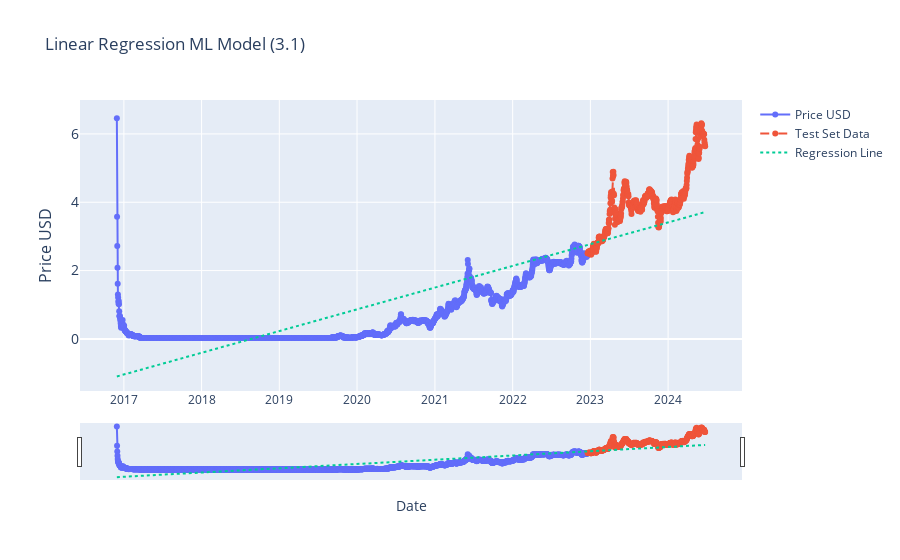

The cell this chart's notebook holds for it:
### Markdown cell above
### Regression modelling

### Code cell
# Linear Regression (3.1)

from sklearn.linear_model import LinearRegression
from sklearn.model_selection import train_test_split
import plotly.graph_objects as go
import pandas as pd
from ipywidgets import interact, DatePicker
import numpy as np

current_item['date_ordinal'] = current_item.index.map(pd.Timestamp.toordinal)
X = current_item['date_ordinal'].values.reshape(-1, 1)
y = current_item['price_usd'].values


# train test split (first 80% train, last 20% test)
split_point = int(len(X) * 0.80)  
X_train, X_test = X[:split_point], X[split_point:]
y_train, y_test = y[:split_point], y[split_point:]


# intialize the model (like initialising a variable)
model_lr = LinearRegression()
model_lr.fit(X, y)

# make predictions
y_pred = model_lr.predict(X)


def update_graph(start_date, end_date):
    # Filtering the data based on the date range
    mask = (df.index >= pd.to_datetime(start_date)) & (df.index <= pd.to_datetime(end_date))
    filtered_data = df.loc[mask]
    filtered_pred = y_pred[mask]

    # Creating the plot
    fig = go.Figure()
    fig.add_trace(go.Scatter(x=filtered_data.index[:split_point], y=filtered_data['price_usd'], mode='lines+markers', name='Price USD'))

     # Add the test set prices
    fig.add_trace(go.Scatter(x=filtered_data.index[split_point:], y=y_test, mode='lines+markers', name='Test Set Data', line=dict(dash='dash')))


    # Add the predicted prices
    fig.add_trace(go.Scatter(x=filtered_data.index, y=filtered_pred, mode='lines', name='Regression Line', line=dict(dash='dot')))

    # Formatting
    fig.update_layout(
        title='Linear Regression ML Model (3.1)',
        xaxis_title='Date',
        yaxis_title='Price USD',
        yaxis=dict(
            title='Price USD',
            titlefont_size=16,
            tickfont_size=14,
        ),
        xaxis=dict(  # Added lines for range slider
            rangeslider=dict(
                visible=True
            ),
            type="date"
        ),
        showlegend=True

        )

    fig.show()


# Creating interactive widgets for date selection
start_date_picker = DatePicker(description='Start Date', value=current_item.index[0], disabled=False)
end_date_picker = DatePicker(description='End Date', value=current_item.index[-1], disabled=False)

# Display the interactive widget
interact(update_graph, start_date=start_date_picker, end_date=end_date_picker)

### Figure 1 — Plotly figure (JSON) as saved in the notebook; plotly's stock layout.template omitted (floating-point values rounded to 4 significant figures; data arrays with more than 128 entries replaced by an {"elided": "..."} marker saying what was removed)
{"data": [{"mode": "lines+markers", "name": "Price USD", "type": "scatter", "x": {"elided": "2211 str values"}, "y": {"elided": "2764 float values"}}, {"line": {"dash": "dash"}, "mode": "lines+markers", "name": "Test Set Data", "type": "scatter", "x": {"elided": "553 str values"}, "y": {"elided": "553 float values"}}, {"line": {"dash": "dot"}, "mode": "lines", "name": "Regression Line", "type": "scatter", "x": {"elided": "2764 str values"}, "y": {"elided": "2764 float values"}}], "layout": {"showlegend": true, "title": {"text": "Linear Regression ML Model (3.1)"}, "xaxis": {"rangeslider": {"visible": true}, "title": {"text": "Date"}, "type": "date"}, "yaxis": {"tickfont": {"size": 14}, "title": {"font": {"size": 16}, "text": "Price USD"}}}}
